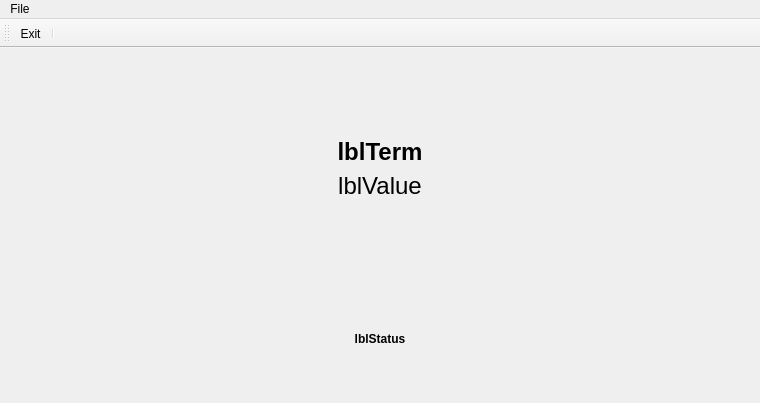
<?xml version="1.0" encoding="UTF-8"?>
<ui version="4.0">
 <class>UiTrainer</class>
 <widget class="QMainWindow" name="UiTrainer">
  <property name="geometry">
   <rect>
    <x>0</x>
    <y>0</y>
    <width>760</width>
    <height>403</height>
   </rect>
  </property>
  <property name="windowIcon">
   <iconset resource="../Resources/App.qrc">
    <normaloff>:/App.png</normaloff>:/App.png</iconset>
  </property>
  <widget class="QWidget" name="centralWidget">
   <layout class="QGridLayout" name="gridLayout_2">
    <item row="0" column="0">
     <layout class="QGridLayout" name="gridLayout">
      <item row="0" column="0">
       <widget class="QLabel" name="lblTerm">
        <property name="font">
         <font>
          <pointsize>18</pointsize>
          <weight>75</weight>
          <bold>true</bold>
         </font>
        </property>
        <property name="text">
         <string>lblTerm</string>
        </property>
        <property name="alignment">
         <set>Qt::AlignBottom|Qt::AlignHCenter</set>
        </property>
       </widget>
      </item>
     </layout>
    </item>
    <item row="2" column="0">
     <widget class="QLabel" name="lblStatus">
      <property name="font">
       <font>
        <weight>75</weight>
        <bold>true</bold>
       </font>
      </property>
      <property name="text">
       <string>lblStatus</string>
      </property>
      <property name="alignment">
       <set>Qt::AlignCenter</set>
      </property>
     </widget>
    </item>
    <item row="1" column="0">
     <widget class="QLabel" name="lblValue">
      <property name="font">
       <font>
        <pointsize>18</pointsize>
       </font>
      </property>
      <property name="text">
       <string>lblValue</string>
      </property>
      <property name="alignment">
       <set>Qt::AlignHCenter|Qt::AlignTop</set>
      </property>
     </widget>
    </item>
   </layout>
  </widget>
  <widget class="QToolBar" name="toolBar">
   <property name="windowTitle">
    <string>toolBar</string>
   </property>
   <attribute name="toolBarArea">
    <enum>TopToolBarArea</enum>
   </attribute>
   <attribute name="toolBarBreak">
    <bool>false</bool>
   </attribute>
   <addaction name="actMain_Exit"/>
   <addaction name="separator"/>
  </widget>
  <widget class="QMenuBar" name="menuBar">
   <property name="geometry">
    <rect>
     <x>0</x>
     <y>0</y>
     <width>760</width>
     <height>22</height>
    </rect>
   </property>
   <widget class="QMenu" name="menuFile">
    <property name="title">
     <string>File</string>
    </property>
    <addaction name="actMain_RandomRow"/>
    <addaction name="separator"/>
    <addaction name="separator"/>
    <addaction name="separator"/>
    <addaction name="separator"/>
    <addaction name="actMain_Exit"/>
   </widget>
   <addaction name="menuFile"/>
  </widget>
  <action name="actMain_RandomRow">
   <property name="icon">
    <iconset resource="../Resources/App.qrc">
     <normaloff>:/Menu/Menu/createDb.png</normaloff>:/Menu/Menu/createDb.png</iconset>
   </property>
   <property name="text">
    <string>Random row</string>
   </property>
   <property name="toolTip">
    <string>Random row</string>
   </property>
   <property name="shortcut">
    <string>Space</string>
   </property>
  </action>
  <action name="actMain_Exit">
   <property name="icon">
    <iconset resource="../Resources/App.qrc">
     <normaloff>:/Menu/Menu/Exit.png</normaloff>:/Menu/Menu/Exit.png</iconset>
   </property>
   <property name="text">
    <string>Exit</string>
   </property>
   <property name="shortcut">
    <string>Ctrl+Q</string>
   </property>
  </action>
 </widget>
 <layoutdefault spacing="6" margin="11"/>
 <resources>
  <include location="../Resources/App.qrc"/>
 </resources>
 <connections/>
</ui>
